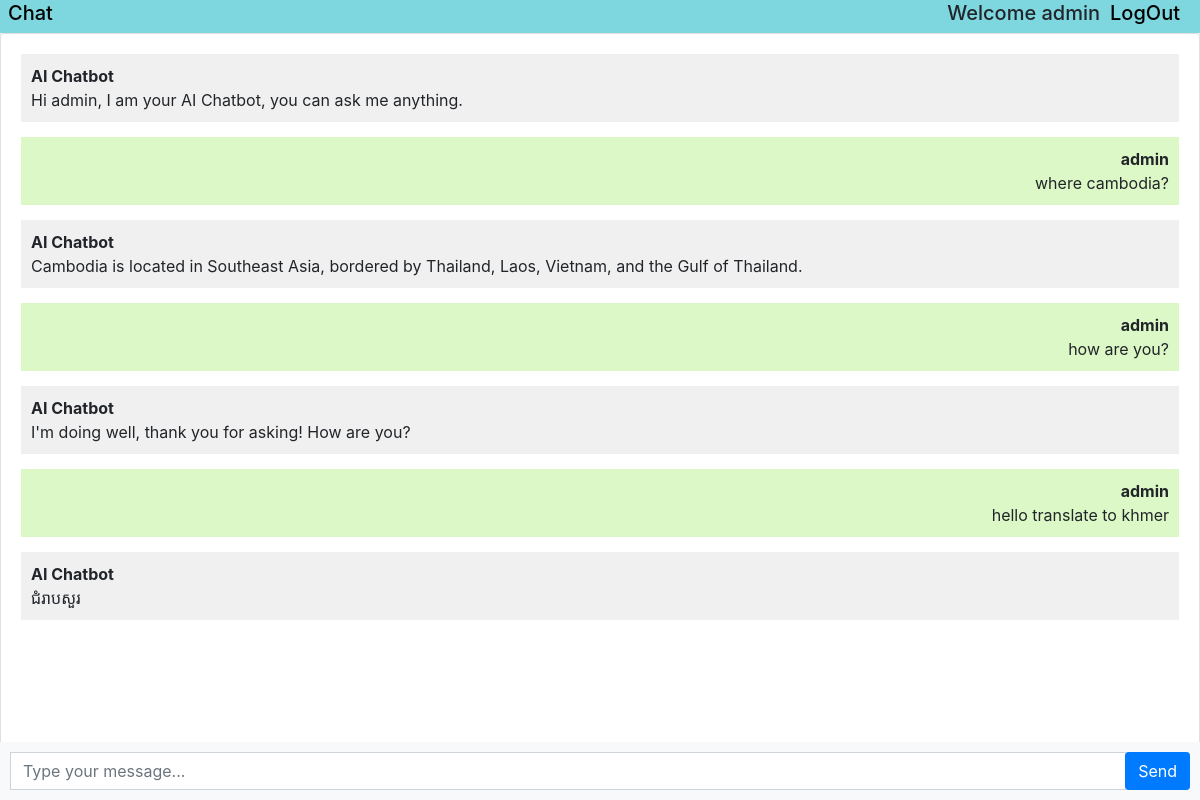
The app's page / (signed in) with its own data.
### chatbot/models.py (models this page shows, shortened)
class Chat(models.Model):
    user = models.ForeignKey(User,on_delete=models.CASCADE)
    message = models.TextField()
    response = models.TextField()
    created_at = models.DateTimeField(auto_now_add=True)

### chatbot/views.py (the view, shortened to what this page needs)
# urls.py: path('',views.chatbot,name='chatbot'),
def chatbot(request):
    chats = Chat.objects.filter(user=request.user.id)
    return render(request, 'chatbot.html',{'chats':chats})

### templates/chatbot.html (shortened to what this page needs)
{% extends 'base.html' %}
{% block content %}
<div class="chat-container">
  <div
  style="
    display: flex;
    align-items: center;
    justify-content: space-between;
    background-color: #7ed6df;
    height: 7vh;
    position: sticky;
  "
>
  <h5>
    <a style="text-decoration: none; color: black;margin-left: 8px;" href="{% url 'chatbot' %}"
      >Chat</a
    >
  </h5>
  <div>
    {% if request.user.is_authenticated %}
    <div style="display: flex; margin-right: 20px; align-items: center">
      <h5 style="margin-right: 10px">Welcome {{user.username}}</h5>
      <h5>
        <a style="text-decoration: none; color: black" href="{% url 'logout' %}"
          >LogOut</a
        >
      </h5>
    </div>
    {% endif %}
  </div>
</div>
  <div class="card flex-grow-1">
    <div class="card-body messages-box">
      <div class="list-unstyled messages-list">
        <div class="message received">
          <div class="message-text">
            <div class="message-sender">
              <b>AI Chatbot</b>
            </div>
            <div class="message-content">
              Hi {{user.username}}, I am your AI Chatbot, you can ask me
              anything.
            </div>
          </div>
        </div>
        {% for chat in chats %}
        {% if chat.user == request.user %}
        <div class="message sent">
          <div class="message-text" id="clientSend">
            <div class="message-sender">
              <b id="clientSend">{{user.username}}</b>
              <div class="message-content">{{chat.message}}</div>
            </div>
          </div>
        </div>
        <div class="message received">
          <div class="message-text">
            <div class="message-sender">
              <b>AI Chatbot </b>
            </div>
            <div class="message-content">{{chat.response}}</div>
          </div>
        </div>
        {% endif %}
        {% endfor %}
      </div>
    </div>
    <br /><br />
    <br /><br />
    <br /><br />
  </div>
  <form class="message-form">
    <div class="input-group">
      <input
        type="text"
        class="form-control message-input"
        placeholder="Type your message..."
      />
      <div class="input-group-append">
        <button type="submit" class="btn btn-primary btn-send rounded-sm">Send</button>
      </div>
    </div>
  </form>
</div>
{% endblock %}

### templates/base.html (shortened to what this page needs)
<!DOCTYPE html>
<html lang="en">
  <head>
    <link rel="stylesheet" href="https://stackpath.bootstrapcdn.com/bootstrap/4.3.1/css/bootstrap.min.css">
  </head>
  <body>
    {% block content %}{% endblock %}
  </body>
</html>

### templates/chatbot.html (style rules this page uses)
body, html { background-color: #dff9fb; height: 100%; }
.messages-box { flex: 1; overflow-y: auto; }
.messages-list { padding-left: 0; }
.message { margin-bottom: 15px; list-style: none; }
.message-text { padding: 10px; border-radius: 5px; }
.sent { background-color: #dcf8c6; align-self: flex-end; }
.received { background-color: #f1f0f0; align-self: flex-start; }
.message-form { display: flex; position: fixed; bottom: 0; left: 0; right: 0; padding: 10px; background-color: #f8f9fa; }
.message-input { flex: 1; border-radius: 0; border-right: none; }
.btn-send { border-radius: 0; }
.chat-container { height: 100%; display: flex; flex-direction: column; }
#clientSend { display: flex; justify-content: end; }

### records on screen
Chat: message "where cambodia?", response "Cambodia is located in Southeast Asia, bordered by Thailand, Laos, Vietnam, and the Gulf of Thailand."
Chat: message "how are you?", response "I'm doing well, thank you for asking! How are you?"
Chat: message "hello translate to khmer", response "ជំរាបសួរ"

### other values on screen
{{ user.username }} "admin"
